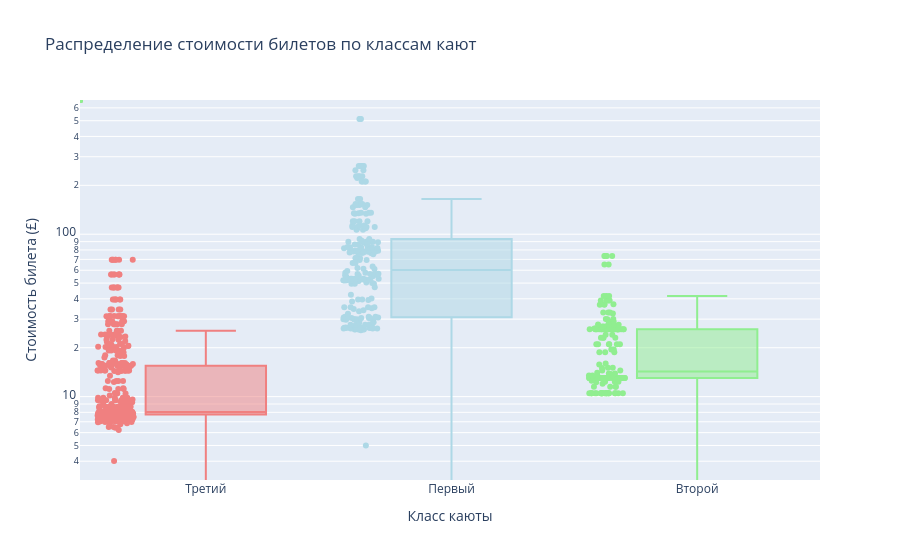

Source (notebook cell):
### Markdown cell above
#### Диаграмма размаха (box plot) стоимости билетов по классам

### Code cell
# Box plot с отображением выбросов
fig4 = px.box(df, 
              x='Pclass_label', 
              y='Fare',
              title='Распределение стоимости билетов по классам кают',
              color='Pclass_label',
              color_discrete_map={'Первый': 'lightblue', 'Второй': 'lightgreen', 'Третий': 'lightcoral'},
              points='all')  # 'all' показывает все точки, 'outliers' - только выбросы

fig4.update_layout(xaxis_title='Класс каюты', 
                   yaxis_title='Стоимость билета (£)',
                   showlegend=False)
fig4.update_yaxes(type="log")  # Логарифмическая шкала для обработки выбросов
fig4.show()

### Figure 1 — Plotly figure (JSON) as saved in the notebook; plotly's stock layout.template omitted (floating-point values rounded to 4 significant figures; data arrays with more than 128 entries replaced by an {"elided": "..."} marker saying what was removed)
{"data": [{"alignmentgroup": "True", "boxpoints": "all", "hovertemplate": "Pclass_label=%{x}<br>Fare=%{y}<extra></extra>", "legendgroup": "Третий", "marker": {"color": "lightcoral"}, "name": "Третий", "notched": false, "offsetgroup": "Третий", "orientation": "v", "showlegend": true, "type": "box", "x": {"elided": "491 str values"}, "x0": " ", "xaxis": "x", "y": {"elided": "491 float values"}, "y0": " ", "yaxis": "y"}, {"alignmentgroup": "True", "boxpoints": "all", "hovertemplate": "Pclass_label=%{x}<br>Fare=%{y}<extra></extra>", "legendgroup": "Первый", "marker": {"color": "lightblue"}, "name": "Первый", "notched": false, "offsetgroup": "Первый", "orientation": "v", "showlegend": true, "type": "box", "x": {"elided": "216 str values"}, "x0": " ", "xaxis": "x", "y": {"elided": "216 float values"}, "y0": " ", "yaxis": "y"}, {"alignmentgroup": "True", "boxpoints": "all", "hovertemplate": "Pclass_label=%{x}<br>Fare=%{y}<extra></extra>", "legendgroup": "Второй", "marker": {"color": "lightgreen"}, "name": "Второй", "notched": false, "offsetgroup": "Второй", "orientation": "v", "showlegend": true, "type": "box", "x": {"elided": "184 str values"}, "x0": " ", "xaxis": "x", "y": {"elided": "184 float values"}, "y0": " ", "yaxis": "y"}], "layout": {"boxmode": "overlay", "legend": {"title": {"text": "Pclass_label"}, "tracegroupgap": 0}, "showlegend": false, "title": {"text": "Распределение стоимости билетов по классам кают"}, "xaxis": {"anchor": "y", "categoryarray": ["Третий", "Первый", "Второй"], "categoryorder": "array", "domain": [0, 1], "title": {"text": "Класс каюты"}}, "yaxis": {"anchor": "x", "domain": [0, 1], "title": {"text": "Стоимость билета (£)"}, "type": "log"}}}
